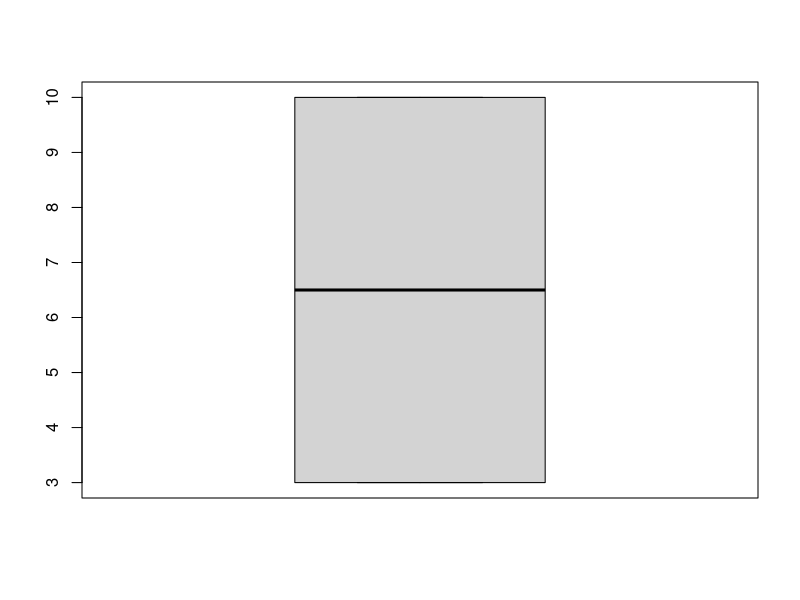
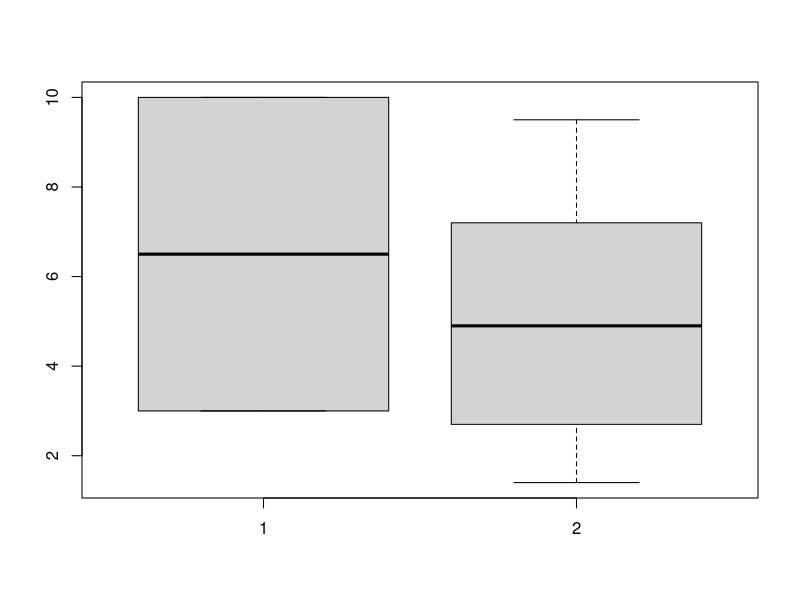
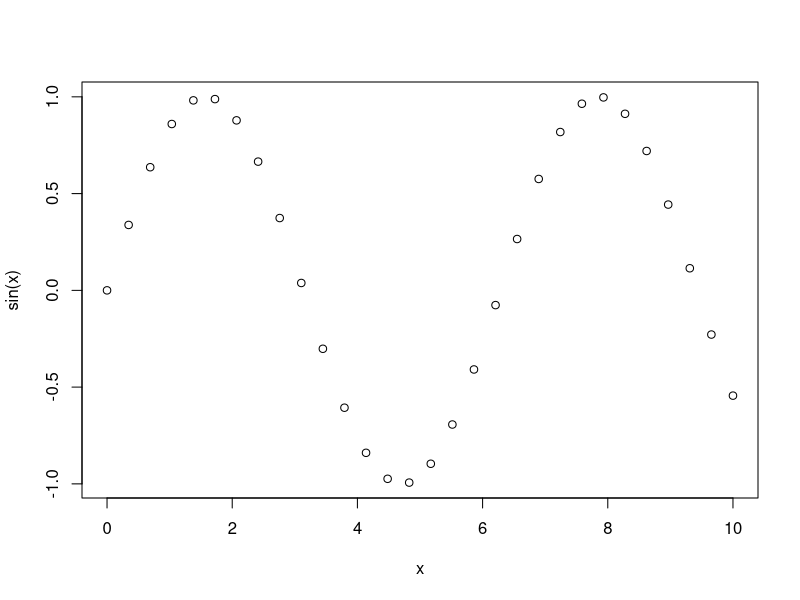
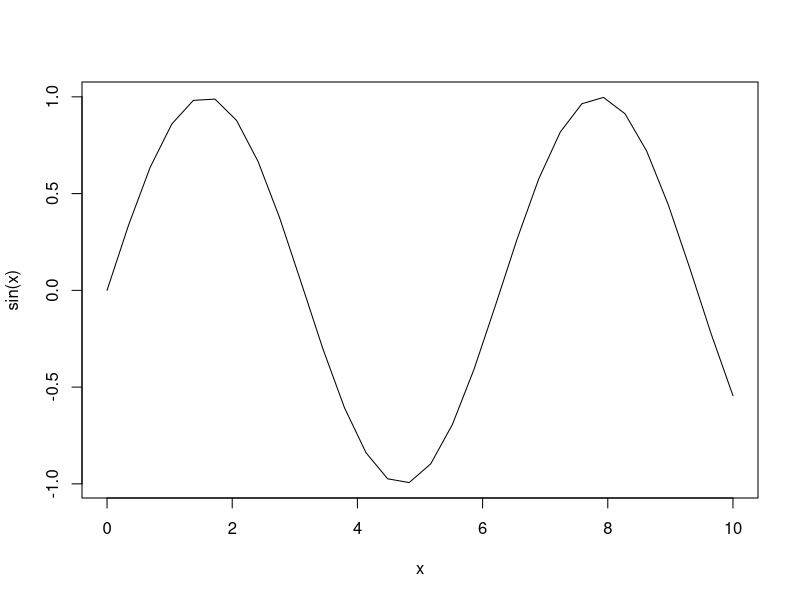
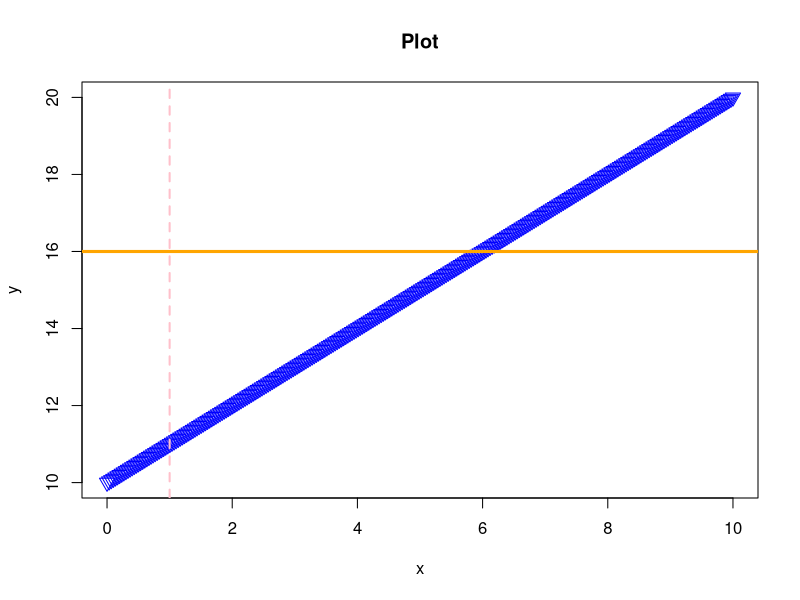
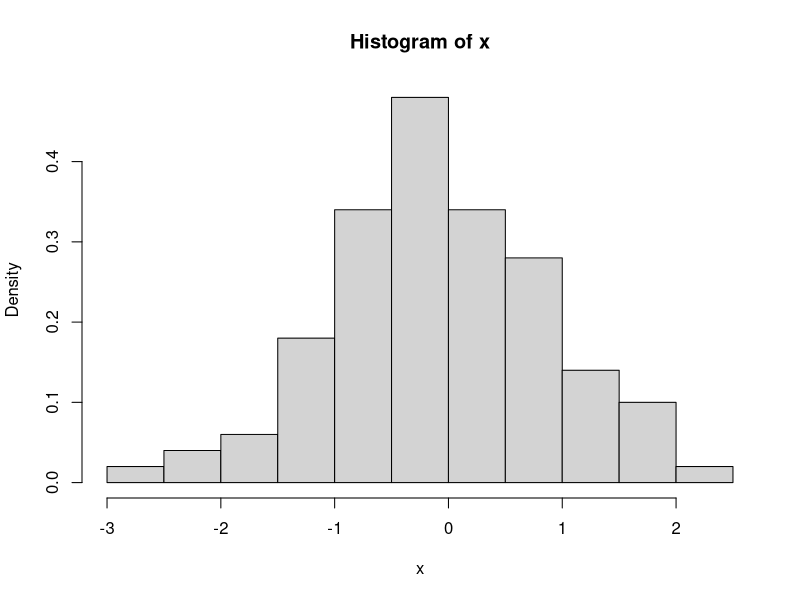
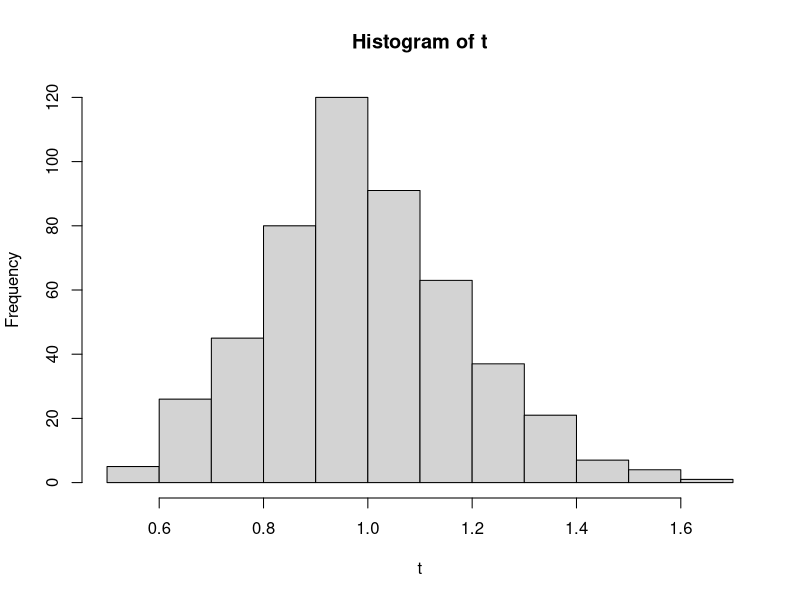
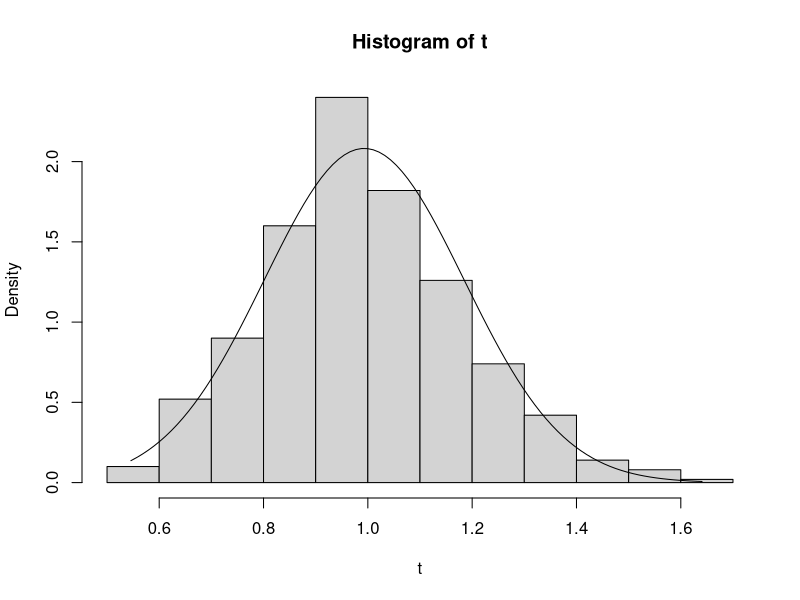

Source code (R) for these figures, in order: (Note: this script raises an error after producing the figures.)
x = 3
x

x == 3 ; x == 4

# a vector called y is consists a concatenation function c  which concatanes 
# objects x and 10
y = c(x,10)
y

1:10
seq(4,30,2)
rep(2,5)
rep(1:3,5) # repeats numbers between 1 to 3 5 times

m = c(7.3,9.2,3.4,5.2,6.4,8.1)
m
length(m) # 6

# Referencing
m[3] # 3.4
m[-1]
# To find the locations within the vector y that satisfy some condition,
# such as those elements which are greater than 2, we would use the command;
which(m > 6)


# The matrix function can be used to create a matrix in R. We need to provide a vector containing the
# elements of the matrix, and specify either the number of rows or the number of columns of the matrix. This
# number should divide evenly into the length of the vector, or we will get a warning.

matrix(1:6,nrow = 2)
matrix(1:6,nrow = 3)


# If we prefer to fill in the matrix row-by-row, activate the byrow
M = matrix(1:10, ncol = 5, byrow = TRUE)
M

# Creating a matrix by binding vectors or matrices together either 
# row-wise or column-wise using the rbind or the cbind functions
dim(M) # returns the dimension
nrow(M)
ncol(M)

# to refer to the element M(2,3)
M[2,3]
# to refer to the element of the 4th column
M[,4]
# to refer the first row and first two columns
M[1,1:2]

# To obtain the transpose of a matrix, we use the transpose function
t(M)

N = matrix(10:19,nrow = 5)
N

dim(M) ; dim(N)

# To multiply two matrices with compatible dimensions use %*%
multp = M%*%N
multp # 2x2


# To find the determinant of a square matrix M, use the determinant function
det(multp) # input must be a square matrix

# To obtain the inverse of an invertible square matrix M
solve(multp)

# ---------------------------------
# Plotting
y
boxplot(y)
z = c(2.7,4.3,9.5,1.4,5.5,7.2)
boxplot(y,z)

x = seq(0,10,length=30) ; x

y = sin(x); y

plot(x,sin(x))
plot(x,sin(x), type = 'l', xlab = "x",ylab = "sin(x)")

x = seq(0,10,length=300) ; x
y = seq(10,20,length=300) ; y

# The setting lty=2 changes it from a solid line to a dashed line,
# and the setting lwd=2 doubles the line width.
plot(x,y, main = "Plot",xlab="x",ylab="y", pch = 25,cex = 1.5,col="blue")
abline(v=1, lty=2, lwd =2, col='pink')
abline(h=16, lty=1, lwd= 3, col='orange')


# To add a plot of a function to the existing plot over a certain range,
# first create a vector consisting of many points in this range and
# compute the vector of their function values:

z <- seq(from=0, to =1.2, by=0.01) ; z
f = seq(from=2, to =3.2, by=0.01) ; f

lines(z,f,col='green',lwd = 1.5)


# Arithmetic and build-in R functions
2*3-7 ; 2^3
y^3

mean(y)
# var, cov and cor compute the variance of x and 
# the covariance or correlation of x and yif these are vectors. 
# If x and y are matrices then the covariances(or correlations) 
# between the columns of x and the columns of y are computed.
var(y)

sum((y-mean(y)^2)/(length(y)-1))
# Sorting a vector or factor into ascending or descending order.
sort(y)
# Takes a sample of the specified size from the elements of x using either with or without replacement.
sample(y,3)

# ---------------------------------
# Simulating data
# A random number generator simulates samples from standard distributions (normal, uniform, chisquare,binomial)
x = rnorm(100) ; x
m = dnorm(20) ; m

hist(x, prob= TRUE)

s = rbinom(1,30,0.5); s
?rbinom()

# --------------------------------------------
# Loops
# rexp(m, r)—Returns a vector of m random numbers having the exponential distribution
t = numeric(500); t
for (i in 1:500) {
  t[i] = mean(rexp(25))
}
t

hist(t)
hist(t, prob=TRUE)
# rescale the vertical axis of the histogram so that the area is 1,
# and add a best fitting normal density curve
u = seq(min(t),max(t),length=100)
lines(u,dnorm(u,mean(t),sqrt(var(t))))

hist(rexp(500))

# --------------------------------------------
# Reading data from files

data = read.table(file = "./datas/mortality.txt", header=TRUE)
head(data)
tail(data)
str(data)
summary(data)

dim(data) # the numbers of rows and columns in your data

data$teen

data$teen[4]
data[,'teen'] # same with "data$teen"

# filtering the data
is.data.frame(data)

data[data$teen >10,]
data[1:5,3]

# -----------------------------------------
# Data types :
# Basic data types in R include numeric for numbers, character for letters,
# and factor for categories of nominal variables.

labels = 1:10 ; labels
sum(labels)
typeof(labels) # integer


# The vector 1:10 consists of the numbers 1 to 10 and labels is therefore of type numeric.
# In order to use them as labels of a categorical variable, coerce it to type factor.
# The function factor is used to encode a vector as a factor
labels = as.factor(labels)
sum(labels)
# Error in Summary.factor(1:10, na.rm = FALSE) : 
# ‘sum’ not meaningful for factors
is.factor(labels) # TRUE

# -----------------------------------------
# Histograms and QQ-plots

x = rnorm(30) ; x
# Multiple graphs can be putted in a single plot by setting
# some graphical parameters with the help of par() function.
# The mfrow() parameter allows to split the screen in several panels. 
par(mfrow=c(1,2))
hist(x)
qqnorm(x)


hist(10*x+3)
qqnorm(10*x+3)

x = rnorm(10) ; x
hist(x)
qqnorm(x)

x = runif(100) ; x
hist(x)
qqnorm(x)

# The function rchisq samples from yet another population distribution, 
# the chisquare distribution, in this case with 5 degrees of freedom.
x = rchisq(30,5) ; x
hist(x)
qqnorm(x)


# -----------------------------------------
# Two-sample t-test:
# Simulating possible outcomes of the two-sample
# t-test for comparing, say, heights of men and women.

n=30; m=30; mu=180; nu=175; sd=10
x = rnorm(n,mu,sd) ; y = rnorm(m,nu,sd)
t.test(x,y,var.equal = TRUE)
t.test(x,y,var.equal = TRUE)[[3]]

# The t.test command produces a small report on the test. 
# This includes the p-value for testing the null hypothesis 
# that the population means of the two populations are equal.
# It also gives a confidence interval for the difference of the population means.

n=m=30; mu=180; nu=175; sd=10; B=1000; p=numeric(B)
for (b in 1:B) {x=rnorm(n,mu,sd); y=rnorm(m,nu,sd)
p[b]=t.test(x,y,var.equal=TRUE)[[3]]}
power=mean(p<0.05)
